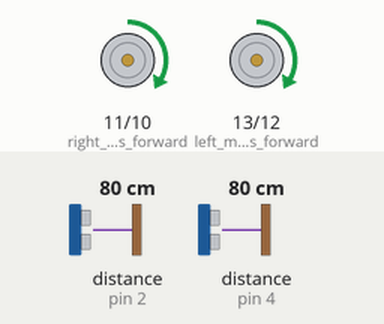
This sketch was run on a simulated Arduino Uno, built with avr-gcc and run on an emulated ATmega328P. Parts: motor-driver pin pairs drawn as motors (green arrow = first pin HIGH = forward, orange = second pin HIGH = backward, longer = more drive). Wiring (inferred from the names in the program): ultrasonic range finder: trigger pin 3; echo pin 2. Inputs (shaded band) come from the test bench; at power-on: distance to the obstacle (sensors on pin 2, pin 4) 80 cm. The echo pulse lasts 58.3 µs per cm.

Above: at 1.2 s.
1.3 s: distance to the obstacle (sensor on pin 2) set to 18 cm
At 2.0 s:
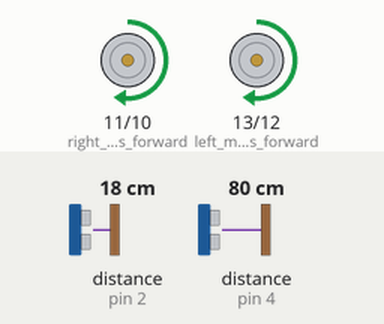
2.8 s: distance to the obstacle (sensor on pin 2) set to 2 cm
At 3.6 s:
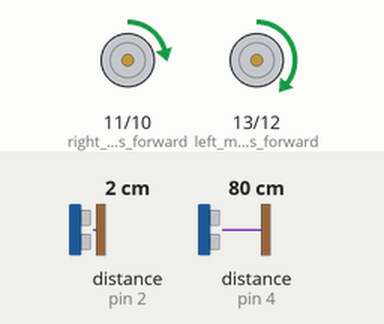
5.8 s: distance to the obstacle (sensor on pin 2) set to 120 cm
Timing chart, 0 to 14.8 s (numbered marks = the images above; inputs shaded):
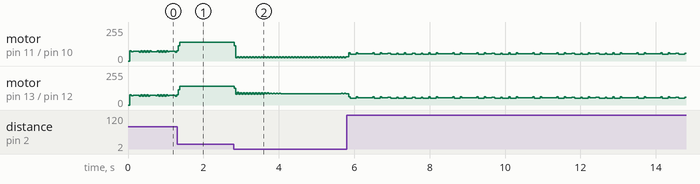

The sketch:

RobotCode.ino
```cpp
#include <string.h>

//front ultrasonic sensor
#define echoPinFront 2
#define trigPinFront 3

//right ultrasonic sensor

#define echoPinRight 4
#define trigPinRight 5

//left ultrasonic sensor

#define echoPinLeft 6
#define trigPinLeft 7

//Functions Prototypes
bool ObjectInFront();
bool ObjectInRight();
bool ObjectInLeft();
bool TestStart();
void Move();
void Rotate(String Direction);


long durationF;//F for Front
long durationR;//R for Right
long durationL;//L for Left
int distanceF;//F for Front
int distanceR;//R for Right
int distanceL;//L for Left

bool ObjectInFront()
{
  digitalWrite(trigPinFront, LOW);
  delayMicroseconds(2);
  digitalWrite(trigPinFront, HIGH);
  delayMicroseconds(10);
  digitalWrite(trigPinFront, LOW);
  durationF = pulseIn(echoPinFront, HIGH);
  distanceF = durationF * 0.034 / 2; // Speed of sound wave divided by 2 (go and back)
  if(distanceF<11)
  {
    return true;
  }
  return false;
}
bool ObjectInRight()
{
  digitalWrite(trigPinRight, LOW);
  delayMicroseconds(2);
  digitalWrite(trigPinRight, HIGH);
  delayMicroseconds(10);
  digitalWrite(trigPinRight, LOW);
  durationR = pulseIn(echoPinRight, HIGH);
  distanceR = durationR * 0.034 / 2; // Speed of sound wave divided by 2 (go and back)
  if(distanceR<11)
  {
    return true;
  }
  return false;
}
bool ObjectInLeft()
{
  digitalWrite(trigPinLeft, LOW);
  delayMicroseconds(2);
  digitalWrite(trigPinLeft, HIGH);
  delayMicroseconds(10);
  digitalWrite(trigPinLeft, LOW);
  durationL = pulseIn(echoPinLeft, HIGH);
  distanceL = durationL * 0.034 / 2; // Speed of sound wave divided by 2 (go and back)
  if(distanceL<11)
  {
    return true;
  }
  return false;
}


void setup()
{
  pinMode(13,OUTPUT);   //left motors forward
  pinMode(12,OUTPUT);   //left motors reverse
  pinMode(11,OUTPUT);   //right motors forward
  pinMode(10,OUTPUT);   //right motors reverse
  pinMode(trigPinFront, OUTPUT);
  pinMode(echoPinFront, INPUT);
  pinMode(trigPinRight, OUTPUT);
  pinMode(echoPinRight, INPUT);
  pinMode(trigPinLeft, OUTPUT);
  pinMode(echoPinLeft, INPUT);
  Serial.begin(9600);
}
bool TestStart()
{
  if(!ObjectInFront())
  {
    Move();
  }
}
void Move()
{
  digitalWrite(13,HIGH);
  digitalWrite(11,HIGH);
  delay(1.5);
  digitalWrite(13,LOW);
  digitalWrite(11,LOW);
}
void Rotate(String Direction)
{
  if(Direction=="Right")
  {
    digitalWrite(13,HIGH);
    delay(2); //delayMicroseconds(Microseconds);
    digitalWrite(13,LOW);
}
  if(Direction=="Left")
  {
    digitalWrite(11,HIGH);
    delay(2);
    digitalWrite(11,LOW);
  }
}


void loop()
{
  if(ObjectInFront())
  {
    if(ObjectInRight())
    {
      if(ObjectInLeft())
      {
        Rotate("Right");
        Rotate("Right");
      }
      else
      {
        Rotate("Left");
      }
    }
    else
    {
      Rotate("Right");
    }
  }
  else
  {
    Move();
  }
  Move();
}
```

Measured:
- after the input at 2.8 s, motor on pin 11 (right_motors_forward) / pin 10 (right_motors_reverse): forward 142/255 → forward 113/255 at once, then repeats every 0.08 s: forward 26/255 0.04 s, forward 32/255 0.04 s
